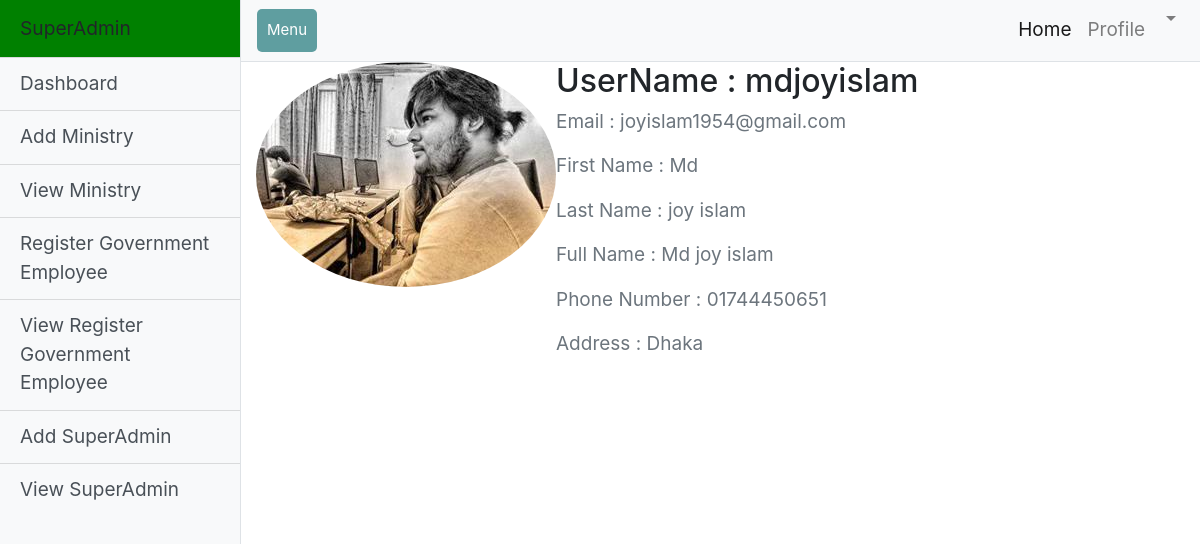
The page /SuperAdmin/detailsRegisterSuperAdmin/1 on the database its author committed.
### users/models.py (models this page shows, shortened)
class User(AbstractUser):
    is_governmentEmployee = models.BooleanField(default=False)
    is_trainer = models.BooleanField(default=False)
    is_student = models.BooleanField(default=False)
    MinistryName = models.ForeignKey(Ministry, on_delete=models.CASCADE, null=True, blank=True)
    phone_number = models.CharField(max_length=12, null=True, blank=True)
    Address = models.CharField(max_length=120, null=True, blank=True)
    image = models.ImageField(default='default.jpg', upload_to='profile_pics')

### users/views.py (the view)
# urls.py: path('detailsRegisterSuperAdmin/<int:pk>', user_views.detailsRegisterSuperAdmin, name='detailsRegisterSuperAdmin'),
def detailsRegisterSuperAdmin(request,pk,template_name='SuperAdmin/SuperAdminRegisterDetails.html'):
    details = get_object_or_404(User, pk=pk)
    return render(request, template_name, {'object': details})

### SuperAdmin/templates/SuperAdmin/SuperAdminRegisterDetails.html (shortened to what this page needs)
{% extends 'SuperAdmin/SuperAdminNavbar.html' %}
{% load static %}
{% load crispy_forms_tags %}
{% block content %}
<html lang="en">
<head>
</head>
<body>
<div class="content-section">
<div class="media">
       <img class="rounded-circle account-img" src="{{ object.image.url }}">
       <div class="media-body">
           <h2 class="account-heading">UserName : {{ object.username }}</h2>
           <p class="text-secondary">Email : {{ object.email }}</p>
           <p class="text-secondary">First Name : {{ object.first_name }}</p>
           <p class="text-secondary">Last Name : {{ object.last_name }}</p>
           <p class="text-secondary">Full Name : {{ object.first_name}} {{ object.last_name}}</p>
           <p class="text-secondary">Phone Number : {{ object.phone_number }}</p>
           <p class="text-secondary">Address : {{ object.Address }}</p>
       </div>
</div>
</div>
</body>
</html>
{% endblock content%}

### SuperAdmin/static/SuperAdmin/css/style.css (style rules this page uses)
body { font-size: 19px; }

### SuperAdmin/static/SuperAdmin/css/simple-sidebar.css (style rules this page uses)
body { overflow-x: hidden; }

### rows shown on the page
User: image (picture), username "mdjoyislam", email "joyislam1954@gmail.com", first_name "Md", last_name "joy islam", phone_number "01744450651", Address "Dhaka"
